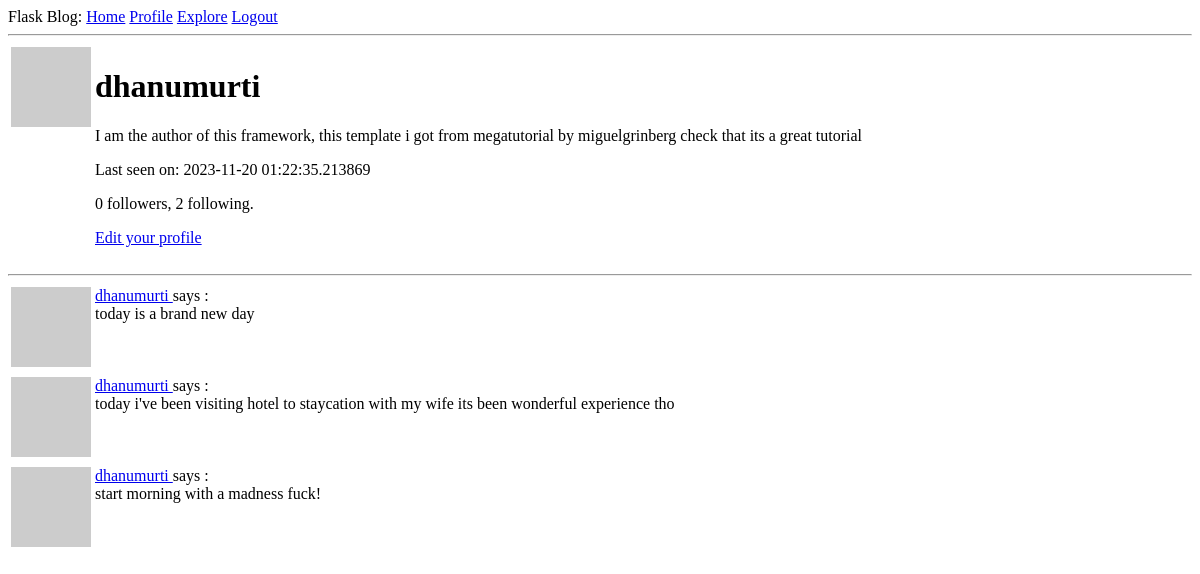
Before: /user/dhanumurti (signed in) with the older database file.
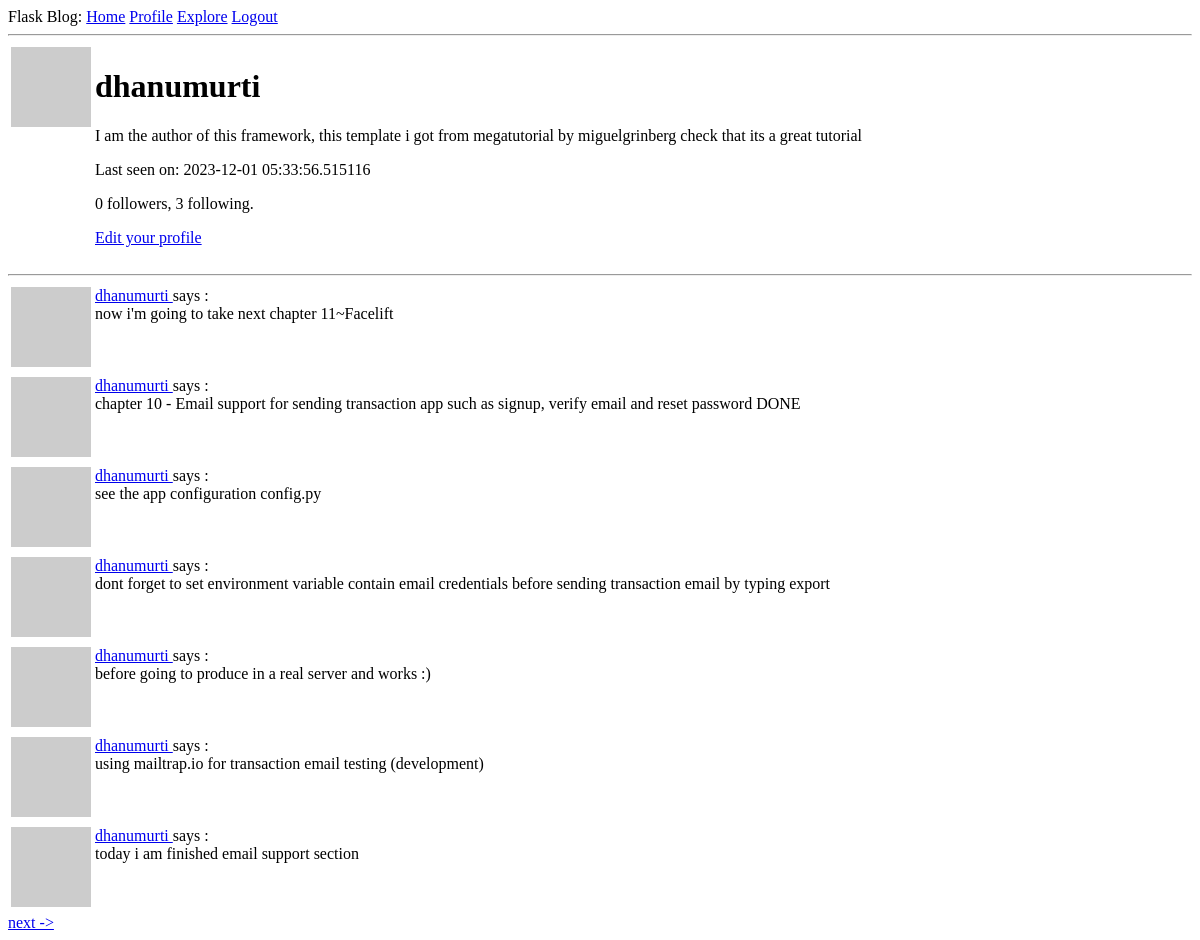
After: the same page with the newer database file.
### app/models.py (models this page shows, shortened)
class User(UserMixin, db.Model):
    id = db.Column(db.Integer, primary_key=True)
    username = db.Column(db.String(64), index=True, unique=True)
    email = db.Column(db.String(120), index=True, unique=True)
    password_hash = db.Column(db.String(128))
    posts = db.relationship('Post', backref='author', lazy='dynamic')
    about_me = db.Column(db.String(140))
    last_seen = db.Column(db.DateTime, default=datetime.utcnow)
    followed = db.relationship(
        'User', secondary=followers,
        primaryjoin = (followers.c.follower_id == id),
        secondaryjoin = (followers.c.followed_id == id),
        backref = db.backref('followers', lazy='dynamic'), lazy ='dynamic')
    def avatar(self, size):
        digest = md5(self.email.lower().encode('utf-8')).hexdigest()
        return 'https://www.gravatar.com/avatar/{}?d=robohash&s{}'.format(digest, size)
    """-- followed post query without users own post --
    def followed_post(self):
        return Post.query.join(
            followers, (followers.c.followed_id == Post.user_id)).filter(
                followers.c.follower_id == self.id).order_by(
                    Post.timestamp.desc())
                    """

class Post(db.Model):
    id = db.Column(db.Integer, primary_key=True)
    body = db.Column(db.String(140))
    timestamp = db.Column(db.DateTime, index=True, default=datetime.utcnow)
    user_id = db.Column(db.Integer, db.ForeignKey('user.id'))

### app/routes.py (the view)
@app.route('/user/<username>')
@login_required
def user(username):
    page = request.args.get('page', type=int)
    form = EmptyForm()
    user = User.query.filter_by(username=username).first_or_404()
    posts = user.posts.order_by(Post.timestamp.desc()).paginate(
        page=page, per_page=app.config['POST_PER_PAGE'], error_out=False)
    next_url = url_for('user', username=user.username, page=posts.next_num) \
        if posts.has_next else None
    prev_url = url_for('user', username=user.username, page=posts.prev_num) \
        if posts.has_prev else None
    return render_template('user.html', user=user, posts=posts.items,
                        form=form, next_url=next_url, prev_url=prev_url)

### app/models.py (called while the page is built)
@login.user_loader
def load_user(id):
    return User.query.get(int(id))

### app/routes.py (called while the page is built)
@app.before_request
def before_request():
    if current_user.is_authenticated:
        current_user.last_seen = datetime.utcnow()
        db.session.commit()

### app/templates/user.html (shortened to what this page needs)
{% extends "base.html" %}
{% block content %}
<table>
    <tr valign="top">
        <td><img src="{{ user.avatar(128) }}"</td>
        <td>
            <h1>{{ user.username }}</h1>
            {% if user.about_me %}<p>{{ user.about_me }}</p>{% endif %}
            {% if user.last_seen %}<p>Last seen on: {{ user.last_seen }}</p>{% endif %}
            <p>{{ user.followers.count() }} followers, {{ user.followed.count() }} following.</p>
            {% if user == current_user %}
                <p><a href="{{ url_for('edit_profile') }}">Edit your profile</a></p>
            {% endif %}
        </td>
    </tr>
</table>
<hr>
    {% for post in posts %}
        {% include '_post.html' %}
    {% endfor %}
    {% if next_url %}
        <a href="{{ next_url }}">next -></a>
    {% endif %}
{% endblock %}

### app/templates/base.html (shortened to what this page needs)
<!DOCTYPE html>
<html>
    <head>
    </head>
    <body>
        <div>Flask Blog:
            <a href="{{ url_for('index') }}">Home</a>
            {% if current_user.is_anonymous %}
            <a href="{{ url_for('login') }}">Login</a>
            <a href="{{ url_for('register')}}"> | Register!</a>
            {% else %}
            <a href="{{ url_for('user', username=current_user.username) }}">Profile</a>
            <a href="{{ url_for('explore') }}">Explore</a>
            <a href="{{ url_for('logout') }}">Logout</a>
            {% endif %}
        </div>
        <hr>
        {% block content %} {% endblock %}
    </body>
</html>

### app/templates/_post.html
<table>
    <tr valign="top">
        <td><img src="{{ post.author.avatar(36) }}"</td>
        <td>
            <a href="{{ url_for('user', username=post.author.username)}}">
            {{ post.author.username }}
            </a>
            says :<br>{{ post.body }}
        </td>
    </tr>
</table>

Changed rows visible on the page:
no longer on this page (row unchanged): Post: author.username "dhanumurti", body "today is a brand new day"
no longer on this page (row unchanged): Post: author.username "dhanumurti", body "today i've been visiting hotel to staycation with my wife its been wonderful experience tho"
no longer on this page (row unchanged): Post: author.username "dhanumurti", body "start morning with a madness fuck!"
changed User "dhanumurti": last_seen "2023-11-20 01:22:35.213869" → "2023-12-01 05:33:56.515116"
added Post: author.username "dhanumurti", body "now i'm going to take next chapter 11~Facelift"
added Post: author.username "dhanumurti", body "chapter 10 - Email support for sending transaction app such as signup, verify email and reset password DONE"
added Post: author.username "dhanumurti", body "see the app configuration config.py"
added Post: author.username "dhanumurti", body "dont forget to set environment variable contain email credentials before sending transaction email by typing export"
added Post: author.username "dhanumurti", body "before going to produce in a real server and works :)"
added Post: author.username "dhanumurti", body "using mailtrap.io for transaction email testing (development)"
added Post: author.username "dhanumurti", body "today i am finished email support section"
Other visible differences:
{{ user.followed.count() }}: "2" → "3"
text now shown: "next ->"
